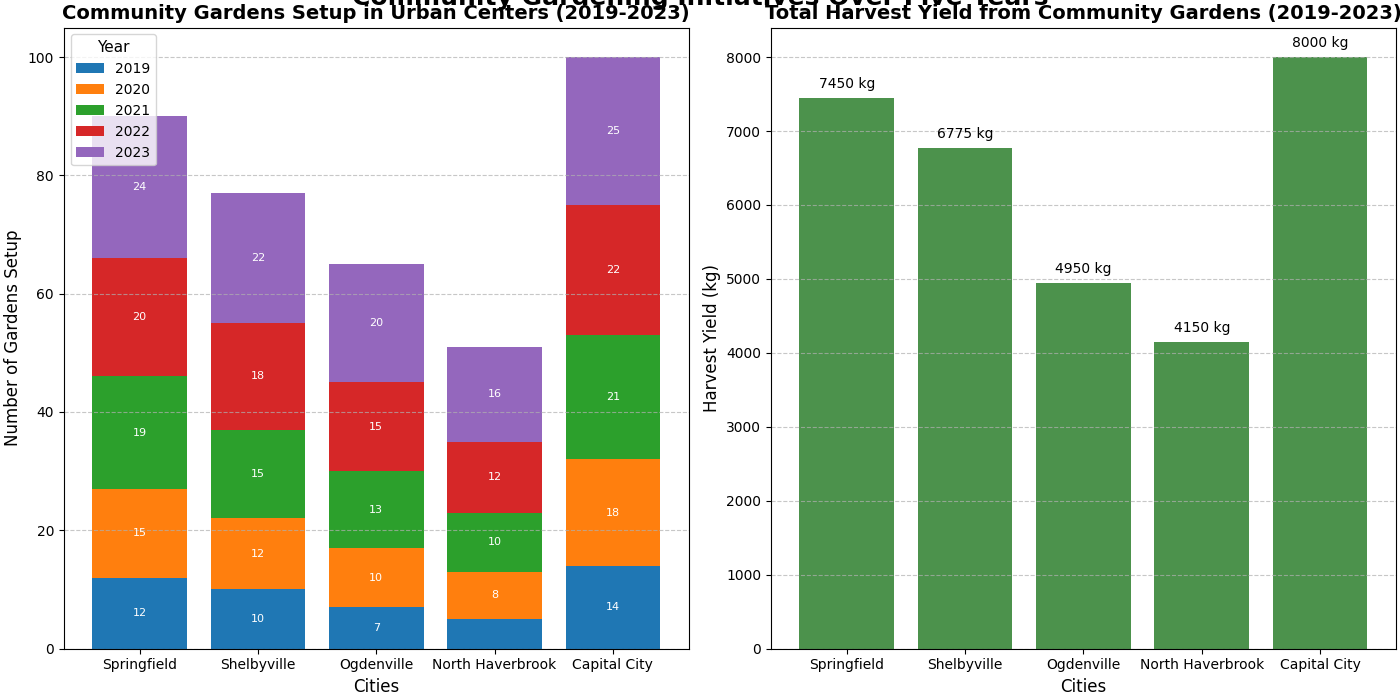

Reproduce this figure in Python.
import matplotlib.pyplot as plt
import numpy as np

# Title and Backstory:
# The chart represents a nationwide initiative to promote community gardening and self-sustainability in urban areas.
# We compare the number of gardens set up in different cities over the past five years and the total harvest yield in kilograms from these gardens.

# Define cities and years
cities = ['Springfield', 'Shelbyville', 'Ogdenville', 'North Haverbrook', 'Capital City']
years = ['2019', '2020', '2021', '2022', '2023']

# Data: Number of gardens set up each year in each city
gardens_setup = np.array([
    [12, 15, 19, 20, 24],  # Springfield
    [10, 12, 15, 18, 22],  # Shelbyville
    [7, 10, 13, 15, 20],   # Ogdenville
    [5, 8, 10, 12, 16],    # North Haverbrook
    [14, 18, 21, 22, 25]   # Capital City
])

# Data: Harvest yield in kilograms for each city each year
harvest_yield = np.array([
    [1200, 1350, 1500, 1600, 1800],  # Springfield
    [1100, 1225, 1375, 1475, 1600],  # Shelbyville
    [700, 900, 1000, 1100, 1250],    # Ogdenville
    [500, 750, 850, 950, 1100],      # North Haverbrook
    [1400, 1500, 1600, 1700, 1800]   # Capital City
])

# Aggregate data for the second subplot
total_harvest_yield = harvest_yield.sum(axis=1)

fig, (ax1, ax2) = plt.subplots(1, 2, figsize=(14, 7), constrained_layout=True)

# Subplot 1: Stacked bar chart for gardens setup
bottoms = np.zeros(len(cities))
for i, year in enumerate(years):
    bars = ax1.bar(cities, gardens_setup[:, i], bottom=bottoms, label=year)
    bottoms += gardens_setup[:, i]
    
    # Annotate each bar with data label (number of gardens)
    for bar in bars:
        height = bar.get_height()
        if height > 5:  # Only annotate if the height is greater than a threshold
            ax1.annotate(f'{int(height)}', 
                         xy=(bar.get_x() + bar.get_width() / 2, bar.get_y() + height / 2),
                         xytext=(0, 0), textcoords="offset points",
                         ha='center', va='center', fontsize=8, color='white')

ax1.set_title("Community Gardens Setup in Urban Centers (2019-2023)", fontsize=14, fontweight='bold')
ax1.set_xlabel("Cities", fontsize=12)
ax1.set_ylabel("Number of Gardens Setup", fontsize=12)
ax1.yaxis.grid(True, linestyle='--', alpha=0.7)
ax1.legend(title="Year", title_fontsize='11', fontsize='10', loc='upper left')

# Subplot 2: Bar chart for total harvest yield
bars = ax2.bar(cities, total_harvest_yield, color='darkgreen', alpha=0.7)

# Annotate bars with harvest yield values
for bar, yield_amount in zip(bars, total_harvest_yield):
    ax2.annotate(f'{yield_amount} kg', 
                 xy=(bar.get_x() + bar.get_width() / 2, bar.get_height()),
                 xytext=(0, 5), textcoords="offset points",
                 ha='center', va='bottom', fontsize=10, color='black')

ax2.set_title("Total Harvest Yield from Community Gardens (2019-2023)", fontsize=14, fontweight='bold')
ax2.set_xlabel("Cities", fontsize=12)
ax2.set_ylabel("Harvest Yield (kg)", fontsize=12)
ax2.yaxis.grid(True, linestyle='--', alpha=0.7)

# Set layout adjustments and display the plot
fig.suptitle("Community Gardening Initiatives Over Five Years", fontsize=18, fontweight='bold', y=1.02)
plt.show()
